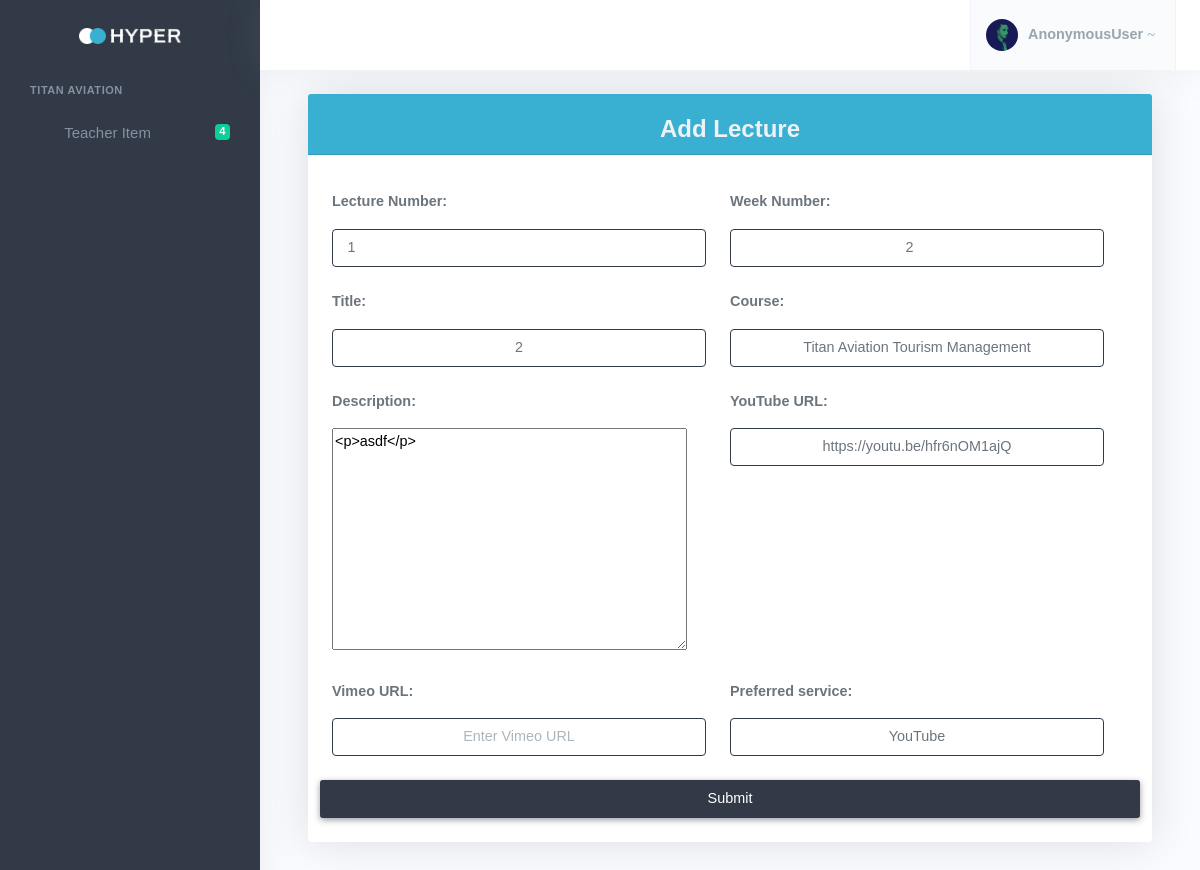
Page /TLecture_edit/1/ on the committed database.
### Admin/Leacturemodels.py (models this page shows, shortened)
class Lecture(models.Model):
    lecture_num = models.PositiveSmallIntegerField(null=True,
    )
    week_num = models.PositiveSmallIntegerField(null=True,
    )
    title = models.CharField(max_length=63, default='', null=True)
    description = RichTextField(default='', null=True)
    youtube_url = models.URLField(null=True, blank=True)
    vimeo_url = models.URLField(null=True, blank=True)
    bliptv_url = models.URLField(null=True, blank=True)
    VIDEO_PLAYER_CHOICES = (
        (settings.YOUTUBE_VIDEO_PLAYER, 'YouTube'),
        (settings.VIMEO_VIDEO_PLAYER, 'Vimeo')
    )
    preferred_service = models.CharField(
        max_length=1,
        choices=VIDEO_PLAYER_CHOICES,
        default=settings.YOUTUBE_VIDEO_PLAYER
    )
    course = models.ForeignKey(Course,on_delete=models.CASCADE)

### Teacher/views.py (the view)
# urls.py: path('TLecture_edit/<int:id>/', views.edit_lecture , name='TLecture_edit'),
def edit_lecture(request , id ):
    item = Lecture.objects.get(id = id)
    form = LectureForm(instance=item)
    context = {
        'form' : form,
        'id':id,
    }
    return render(request , 'Teacher/Lecture_edit.html' , context )

### Admin/models.py (called while the page is built)
    def __str__(self):
        return self.title

### templates/Teacher/Lecture_edit.html (shortened to what this page needs)
{% extends 'Base/teacherbase.html' %}
{% block body %}
<div class="container mt-3">
  <div class="card shadow-lg">
    <div class="card-header bg-info">
      <h3 class="text-center mb-0 text-light">Add Lecture</h3>
    </div>
    <div class="card-body">
      <form method="post" class="row" action="{% url 'Admin:Lecture_edit' id  %}">
        <div class="row">
          {% for fm in form %}
          <div class="col-md-6 my-2">
            <p>{{fm.label_tag}}</p>
            {{ fm }} {{ fm.errors }}
          </div>
          {% endfor %}
        </div>
        <button type="submit" class="btn btn-dark mt-2">Submit</button>
      </form>
    </div>
  </div>
</div>
{% endblock %}

### rows in the picture
Lecture: form "1" "2" "2" "Titan Aviation Tourism Management" "<p>asdf</p>" "https://youtu.be/hfr6nOM1ajQ" "YouTube"

### other values in the picture
{{ request.user }} "AnonymousUser"
{{ fm.label_tag }} "Lecture Number:" "Week Number:" "Title:" "Course:" "Description:" "YouTube URL:" "Vimeo URL:" "Preferred service:"
